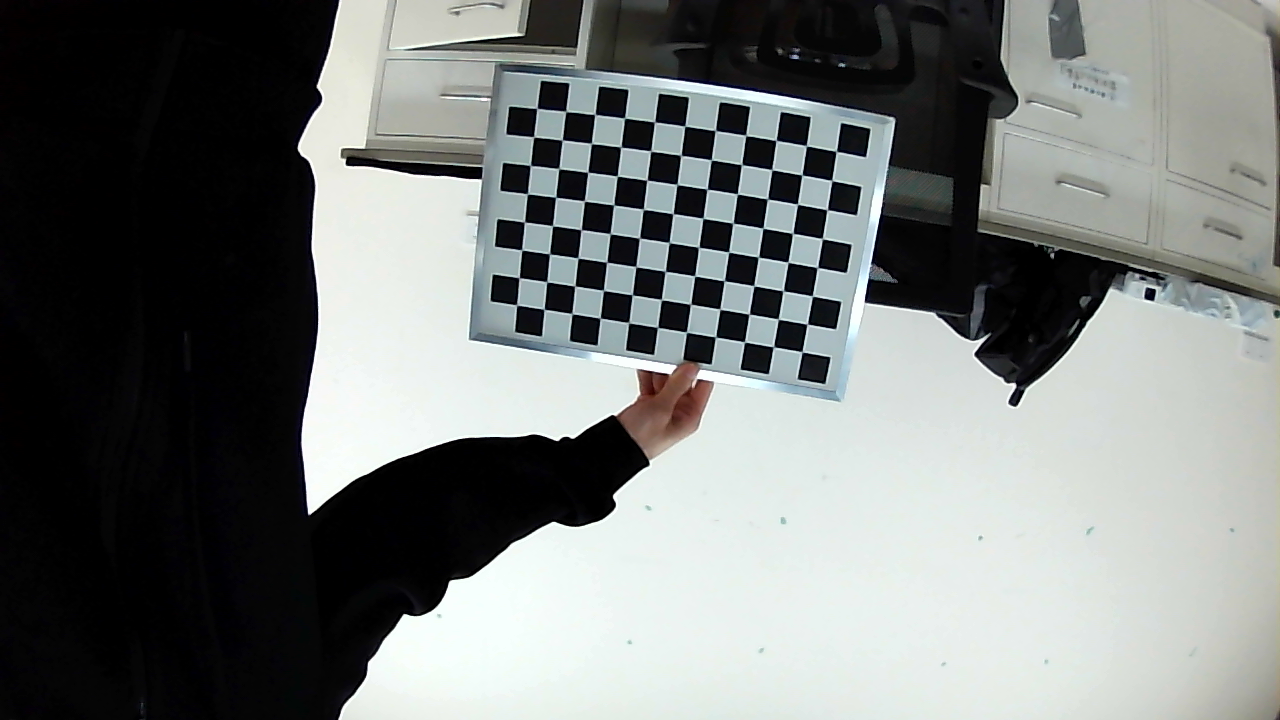
#> input picture home/analog/workspace/img/0.png, 1280 x 720 px; its folder holds only this picture in this run
$ python calibrate.py
#> lines starting #> are read from the running program, lines starting #| are printed output that depends on the picture; after the words box and inside, x2 and y2 are one past the last pixel; in counts of white or black regions, pixels touching at a corner belong together; long printed decimals are rounded
# Import required modules
import cv2
import numpy as np
import os
import glob


# Define the dimensions of checkerboard
CHECKERBOARD = (8, 11)


# stop the iteration when specified
# accuracy, epsilon, is reached or
# specified number of iterations are completed.
criteria = (cv2.TERM_CRITERIA_EPS +
            cv2.TERM_CRITERIA_MAX_ITER, 30, 0.001)


# Vector for 3D points
threedpoints = []

# Vector for 2D points
twodpoints = []


#  3D points real world coordinates
objectp3d = np.zeros((1, CHECKERBOARD[0]
                      * CHECKERBOARD[1],
                      3), np.float32)
objectp3d[0, :, :2] = np.mgrid[0:CHECKERBOARD[0],
                               0:CHECKERBOARD[1]].T.reshape(-1, 2)
prev_img_shape = None


# Extracting path of individual image stored
# in a given directory. Since no path is
# specified, it will take current directory
# jpg files alone
images = glob.glob('./img/*.png')

for filename in images:
    image = cv2.imread(filename)
#> image is the input picture: shape (720, 1280, 3); mean B, G, R 120.6, 122.3, 118.5
    grayColor = cv2.cvtColor(image, cv2.COLOR_BGR2GRAY)

    # Find the chess board corners
    # If desired number of corners are
    # found in the image then ret = true
    ret, corners = cv2.findChessboardCorners(
                    grayColor, CHECKERBOARD,
                    cv2.CALIB_CB_ADAPTIVE_THRESH
                    + cv2.CALIB_CB_FAST_CHECK +
                    cv2.CALIB_CB_NORMALIZE_IMAGE)
#> ret = True; corners = 88 rows, first 8: [836.4, 151.3], [832.2, 180.3], [828.7, 209.6], [820.2, 238.1], [817.5, 268], [811, 295.1], [808.1, 323.1], [801.6, 350.4]

    # If desired number of corners can be detected then,
    # refine the pixel coordinates and display
    # them on the images of checker board
    if ret == True:
        threedpoints.append(objectp3d)

        # Refining pixel coordinates
        # for given 2d points.
        corners2 = cv2.cornerSubPix(
            grayColor, corners, (11, 11), (-1, -1), criteria)
#> corners2 = 88 rows, first 8: [836.3, 151.3], [831.7, 180.6], [827.1, 209.6], [822.4, 238.6], [817.4, 267.5], [812.4, 295.9], [807.2, 324.2], [802.1, 351.7]

        twodpoints.append(corners2)

        # Draw and display the corners
        image = cv2.drawChessboardCorners(image,
                                          CHECKERBOARD,
                                          corners2, ret)
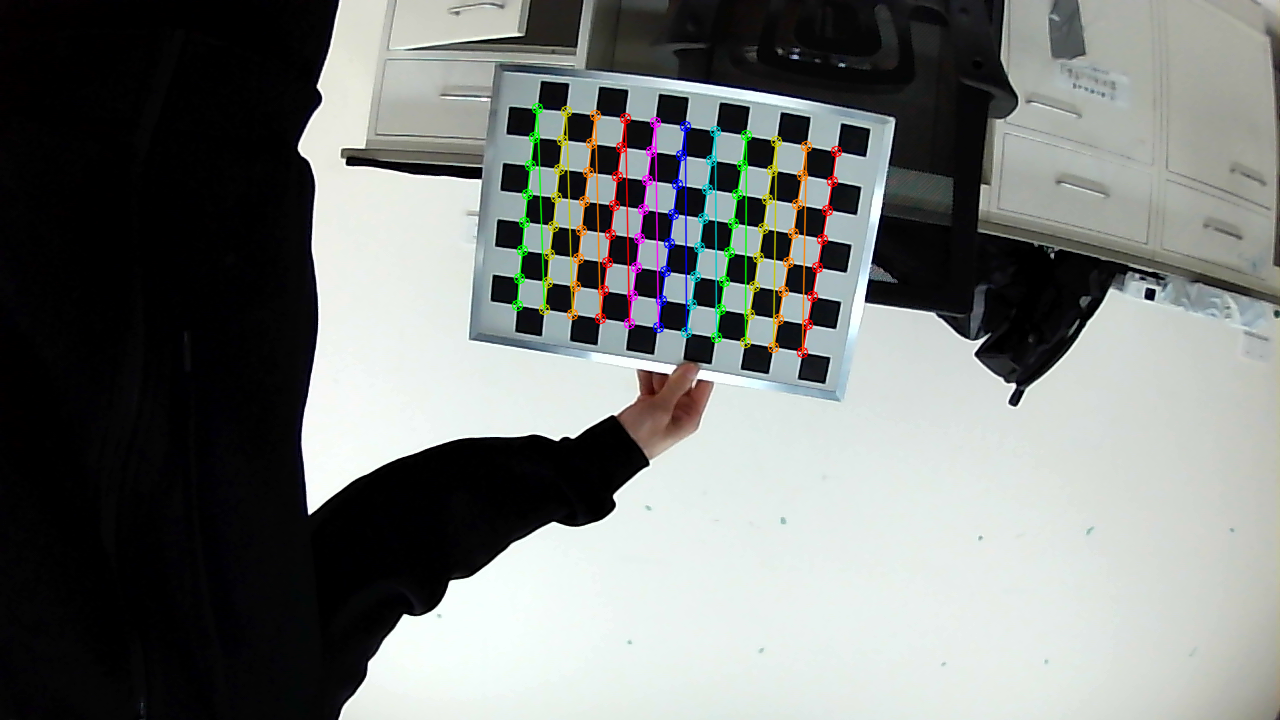
#> image: shape (720, 1280, 3); 2.1% of pixels changed, all inside (x1, y1, x2, y2) = (511, 102, 843, 359)

    cv2.imshow('img', image)
    cv2.waitKey(0)

cv2.destroyAllWindows()

h, w = image.shape[:2]


# Perform camera calibration by
# passing the value of above found out 3D points (threedpoints)
# and its corresponding pixel coordinates of the
# detected corners (twodpoints)
ret, matrix, distortion, r_vecs, t_vecs = cv2.calibrateCamera(
    threedpoints, twodpoints, grayColor.shape[::-1], None, None)
#> ret = 0.0827; matrix = [[971.2, 0, 633.5], [0, 973.4, 392.5], [0, 0, 1]]; distortion = [[-0.555, 0.16, -0.00803, 0.00777, 1.18]]; r_vecs = ([0.412, -0.208, 1.69],); t_vecs = ([6.55, -7.78, 29.85],)


# Displaying required output
print(" Camera matrix:")
print(matrix)
#| [[971.151   0.         633.517]
#|  [  0.         973.401 392.466]
#|  [  0.           0.           1.        ]]

print("\n Distortion coefficient:")
print(distortion)
#| [[-0.5553  0.1605 -0.00803  0.007774  1.178]]

print("\n Rotation Vectors:")
print(r_vecs)
#| (array([[ 0.4121],
#|        [-0.2077],
#|        [ 1.694  ]]),)

print("\n Translation Vectors:")
print(t_vecs)
#| (array([[ 6.554],
#|        [-7.780],
#|        [29.853]]),)

$ run again, on home/analog/workspace/img/12.png
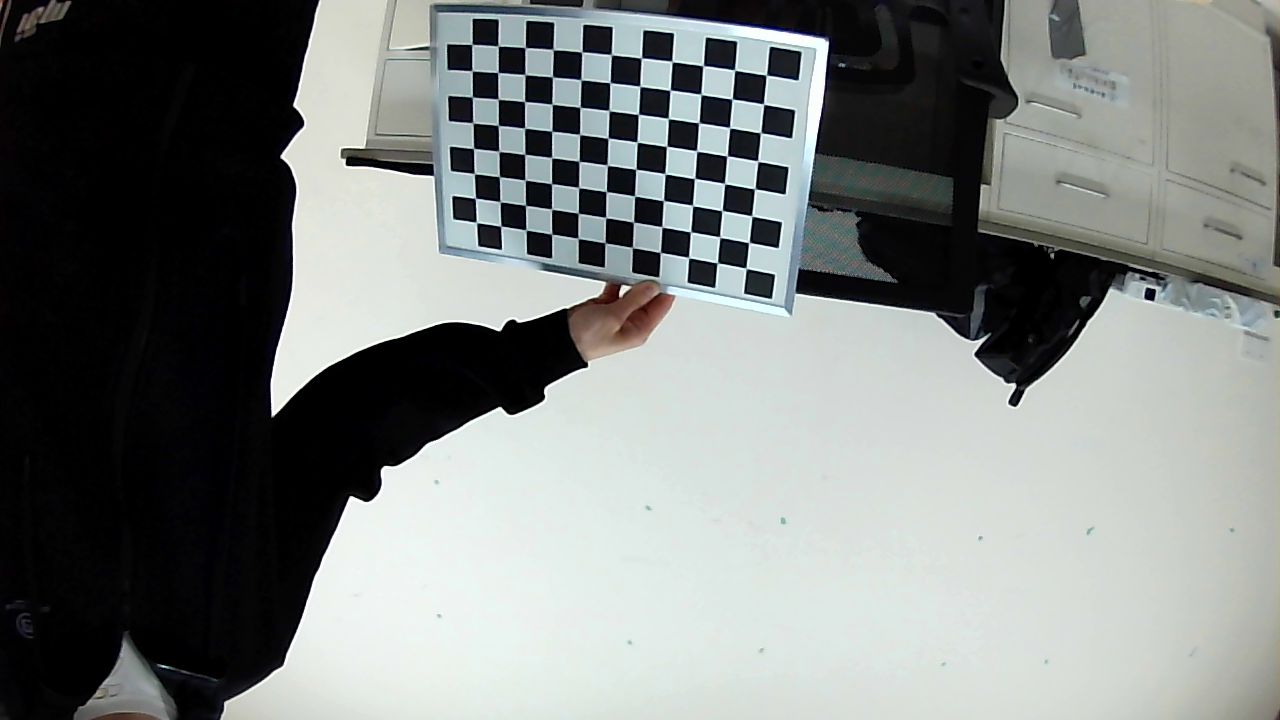
#> input picture home/analog/workspace/img/12.png, 1280 x 720 px
#> image is the input picture: shape (720, 1280, 3); mean B, G, R 127.3, 129.3, 125.1
#> `ret, corners = cv2.findChessboardCorners( grayColor, CHECKERBOARD, cv2..`: ret = True; corners = 88 rows, first 8: [766.1, 74.54], [764.5, 104.1], [760.6, 132.9], [758.7, 161.4], [754.5, 189.1], [752.1, 216.1], [749, 242.5], [746.2, 268.1]
#> corners2 = 88 rows, first 8: [766.3, 75.14], [763.6, 104.2], [760.5, 132.8], [757.8, 161.2], [754.7, 188.8], [751.8, 216], [748.9, 242.5], [746, 268.4]
#> `image = cv2.drawChessboardCorners(image, CHECKERBOARD, corners2, ret)`:
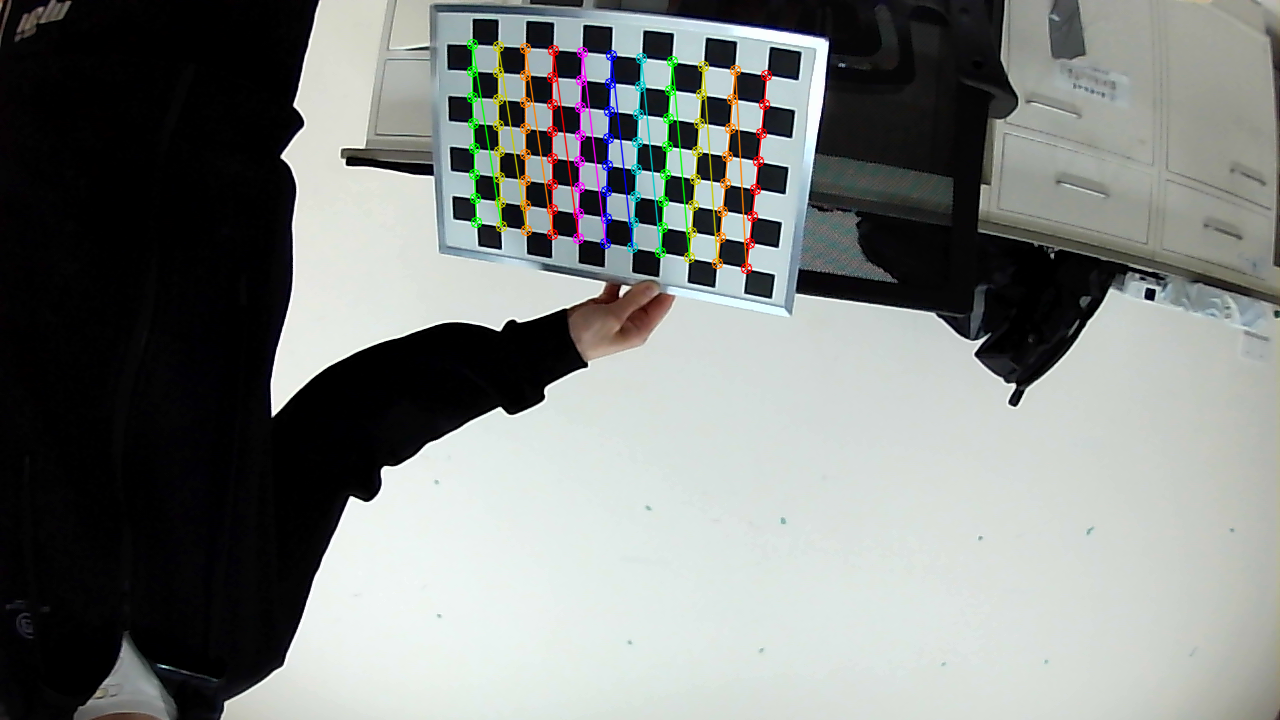
#> image: shape (720, 1280, 3); 2% of pixels changed, all inside (x1, y1, x2, y2) = (466, 38, 773, 275)
#> `ret, matrix, distortion, r_vecs, t_vecs = cv2.calibrateCamera( threedp..`: ret = 0.0998; matrix = [[917.8, 0, 676.4], [0, 922, 386.1], [0, 0, 1]]; distortion = [[-0.475, 0.262, 0.00188, -0.00107, -0.0542]]; r_vecs = ([0.697, -0.334, 1.64],); t_vecs = ([2.76, -9.48, 26.32],)
#| [[917.799   0.         676.392 ]
#|  [  0.         921.992 386.058]
#|  [  0.           0.           1.        ]]
#| [[-0.4751  0.2617   0.001885 -0.001068 -0.05416]]
#| (array([[ 0.6974],
#|        [-0.3338],
#|        [ 1.643]]),)
#| (array([[ 2.761],
#|        [-9.484],
#|        [26.315 ]]),)

$ run again, on home/analog/workspace/img/13.png
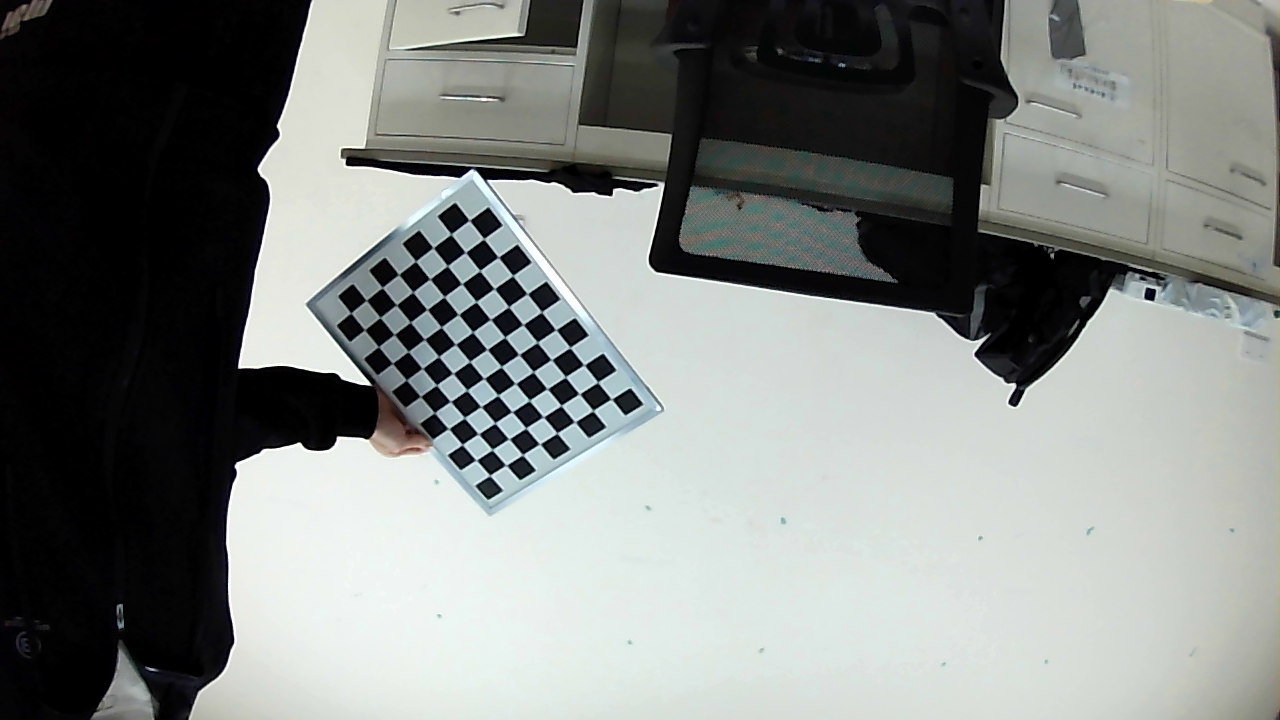
#> input picture home/analog/workspace/img/13.png, 1280 x 720 px
#> image is the input picture: shape (720, 1280, 3); mean B, G, R 129.9, 132.6, 128.7
#> `ret, corners = cv2.findChessboardCorners( grayColor, CHECKERBOARD, cv2..`: ret = True; corners = 88 rows, first 8: [610.9, 399.7], [594.2, 411.7], [575.1, 421.5], [555.8, 432.9], [539.8, 443.9], [521.5, 454.5], [506.1, 465], [489.4, 475.2]
#> corners2 = 88 rows, first 8: [611.4, 399], [593, 410.5], [574.8, 421.9], [557.1, 433], [539.7, 444], [522.6, 454.7], [506.1, 465.2], [489.8, 475.3]
#> `image = cv2.drawChessboardCorners(image, CHECKERBOARD, corners2, ret)`:
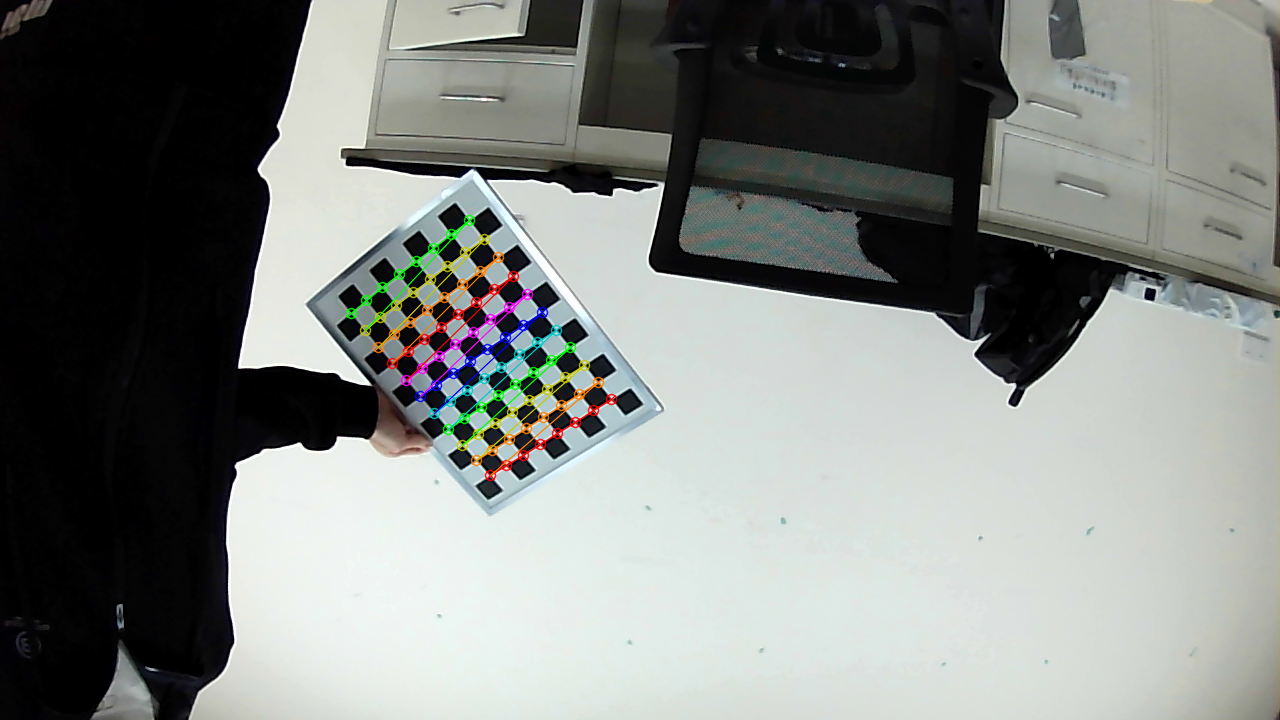
#> image: shape (720, 1280, 3); 1.54% of pixels changed, all inside (x1, y1, x2, y2) = (345, 214, 618, 482)
#> `ret, matrix, distortion, r_vecs, t_vecs = cv2.calibrateCamera( threedp..`: ret = 0.0527; matrix = [[197.5, 0, 642.9], [0, 182.2, 319.5], [0, 0, 1]]; distortion = [[-0.0152, -0.00213, 0.00602, 0.00351, 0.000553]]; r_vecs = ([0.0377, -0.12, 2.53],); t_vecs = ([-1.37, 3.72, 8.56],)
#| [[197.521   0.         642.915]
#|  [  0.         182.249 319.519]
#|  [  0.           0.           1.        ]]
#| [[-0.01519 -0.002128  0.006016  0.003508  0.0005533]]
#| (array([[ 0.0377],
#|        [-0.1201],
#|        [ 2.529]]),)
#| (array([[-1.370],
#|        [ 3.718],
#|        [ 8.560]]),)

$ run again, on home/analog/workspace/img/14.png
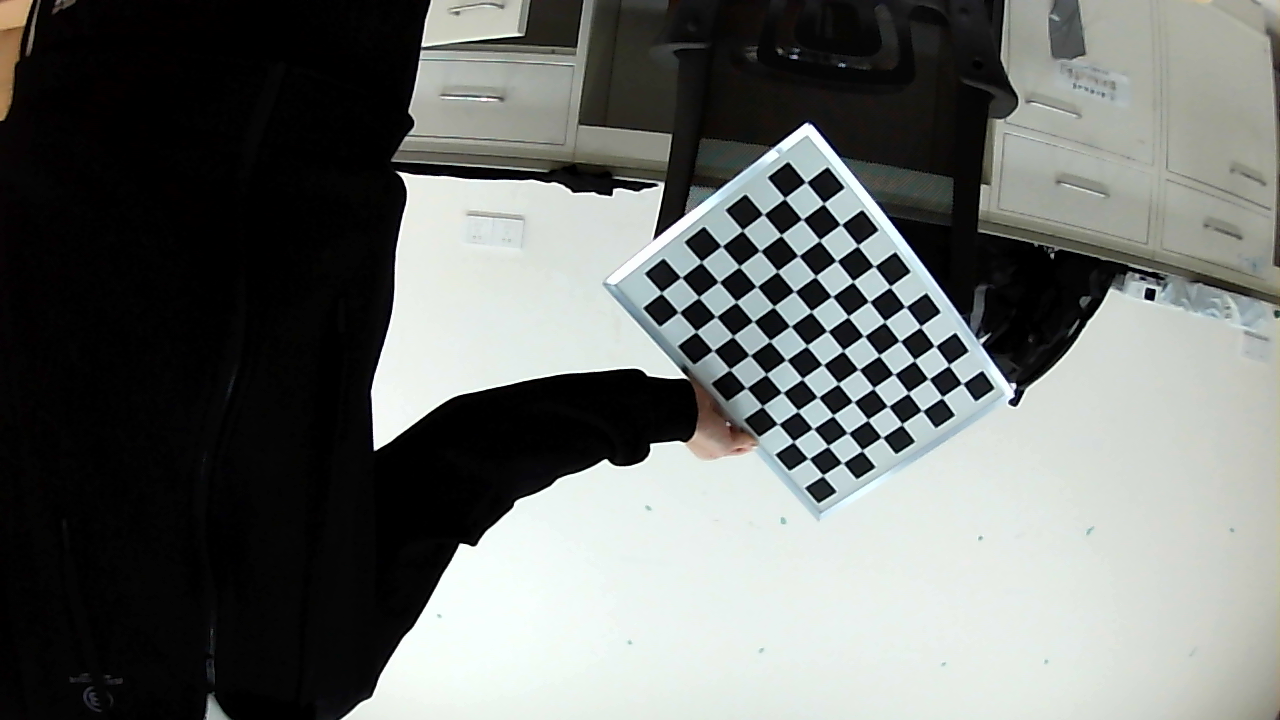
#> input picture home/analog/workspace/img/14.png, 1280 x 720 px
#> image is the input picture: shape (720, 1280, 3); mean B, G, R 107.8, 110.6, 107.4
#> `ret, corners = cv2.findChessboardCorners( grayColor, CHECKERBOARD, cv2..`: ret = True; corners = 88 rows, first 8: [962.5, 383.5], [942.5, 397.6], [921.6, 409.9], [901.9, 422.9], [881.4, 437.6], [862, 450], [843.1, 462.7], [822.3, 474.2]
#> corners2 = 88 rows, first 8: [962.2, 383.5], [942.1, 397.3], [922, 410.7], [901.8, 424.1], [881.9, 437.3], [862, 450.3], [842.4, 462.9], [822.8, 475.3]
#> `image = cv2.drawChessboardCorners(image, CHECKERBOARD, corners2, ret)`:
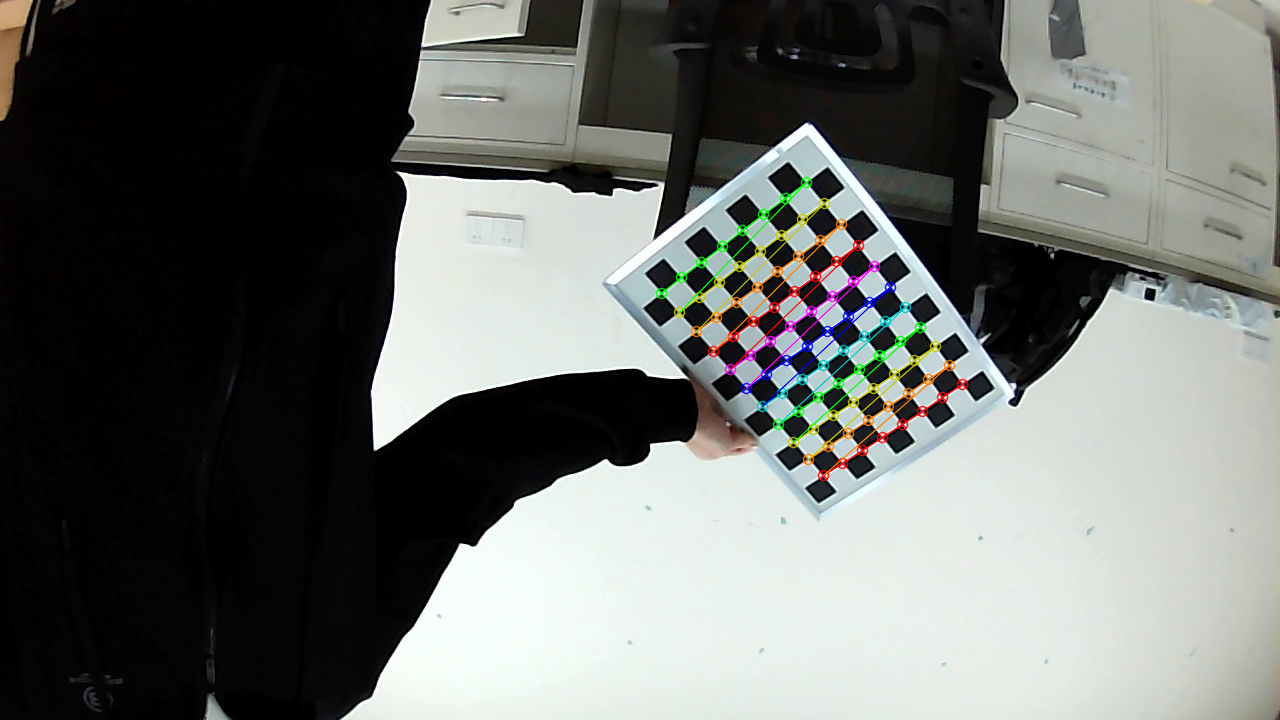
#> image: shape (720, 1280, 3); 1.69% of pixels changed, all inside (x1, y1, x2, y2) = (655, 176, 969, 482)
#> `ret, matrix, distortion, r_vecs, t_vecs = cv2.calibrateCamera( threedp..`: ret = 1.17; matrix = [[9497.9, 0, 713.5], [0, 6294.1, 367.6], [0, 0, 1]]; distortion = [[5.64, -25304, -1.17, 0.127, -46694.9]]; r_vecs = ([-0.959, -0.225, 2.33],); t_vecs = ([7.15, 0.819, 271.7],)
#| [[9.49786427e+03 0.00000000e+00 7.13476247e+02]
#|  [0.00000000e+00 6.29411012e+03 3.67567249e+02]
#|  [0.00000000e+00 0.00000000e+00 1.00000000e+00]]
#| [[ 5.63983327e+00 -2.53040093e+04 -1.16830495e+00  1.27252108e-01
#|   -4.66949317e+04]]
#| (array([[-0.9591],
#|        [-0.2246],
#|        [ 2.333]]),)
#| (array([[  7.146],
#|        [  0.8187],
#|        [271.666]]),)
